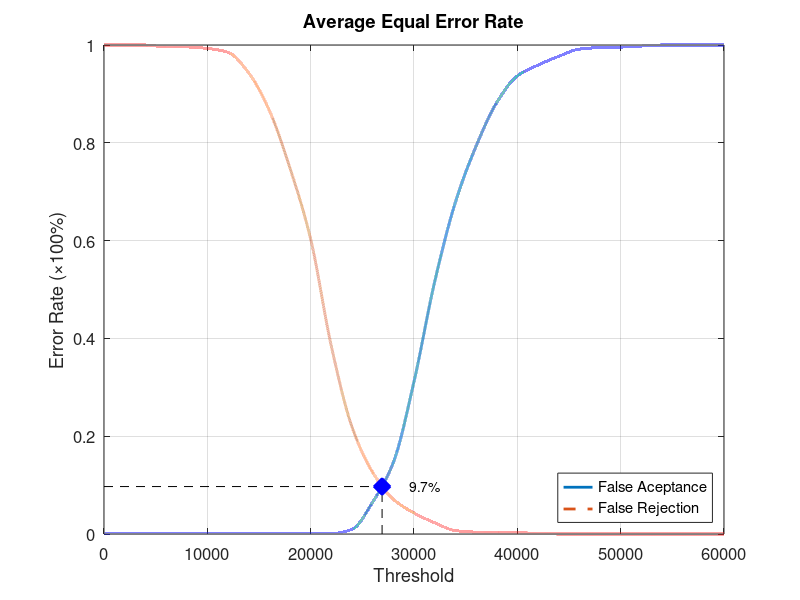
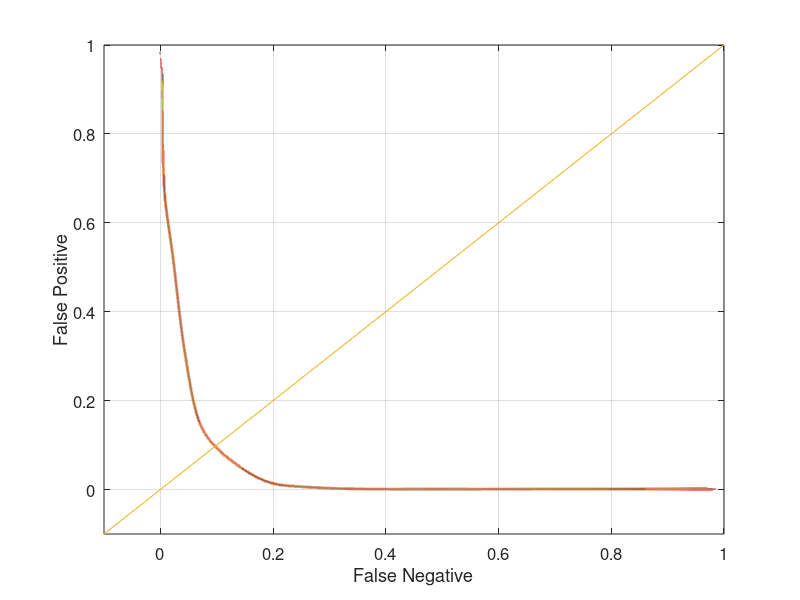

These figures' MATLAB source, in order:
function yEER = Database3Average
close all;
clear;
clc;
x = 0:2000:60000;
xq = 0:0.5:60000;

y0 = [0 0.00105263 0.00105263 0.00105263 0.00105263 0.00105263 0.00105263 0.00105263 0.00105263 0.00105263 0.00105263 0.00105263 0.00947368 0.0652632 0.146316 0.311579 0.51579 0.677895 0.792632 0.882105 0.936842 0.958947 0.976842 0.991579 0.994737 0.995789 0.997895 1 1 1 1];
yy0 = interp1(x, y0, xq, 'pchip');
y1 = [1 1 1 0.996 0.996 0.993 0.985 0.943 0.866 0.748 0.603 0.384 0.219 0.126 0.071 0.043 0.023 0.007 0.004 0.004 0.003 0.001 0 0 0 0 0 0 0 0 0];
yy1 = interp1(x, y1, xq, 'pchip');

% Calculating EER: 
y2 = abs(y0 - y1);
find(y2 == min(y2))
yy2 = abs(yy0 - yy1);
xEER = find(yy2 == min(yy2));
xEERIndex = xq(xEER) % X-axis EER
yEER = yy0(xEER) % Y-axis EER

main = figure
plot(xq, yy0,'-','LineWidth', 2);	hold on
plot(xq, yy1,'--','LineWidth', 2);	hold on
plot([xEERIndex xEERIndex], [0 yEER], 'k--');	hold on
plot([0 xEERIndex], [yEER yEER], 'k--');	hold on
plot(xEERIndex, yEER, 'bx', 'LineWidth', 10);	hold on
text(xEERIndex + 10 * xEERIndex / 100, yEER, [num2str(round((10000 * yEER)) / 100) '%'])
legend('False Aceptance', 'False Rejection', 'Location', 'SouthEast')
xlabel('Threshold')
ylabel('Error Rate (\times100%)')
title('Average Equal Error Rate')
set(gca, 'FontSize', 12)
axis([0 60000 0 1])
grid on

print(main, 'Database3AverageMain', '-dpng');
FNRxFPR = figure('Color', [1 1 1]);
plot(yy1, yy0, '-', yy1, yy0, 'LineWidth', 2);
hold on
y = -0.1:0.1:1
plot(y, y); 
set(gca, 'FontSize', 12)
xlabel('False Negative')
ylabel('False Positive')
axis([-0.1 1 -0.1 1])
set(gca, 'FontSize', 12)
grid on

print(FNRxFPR, 'Database3AverageFNRxFPR','-dpng');
end
